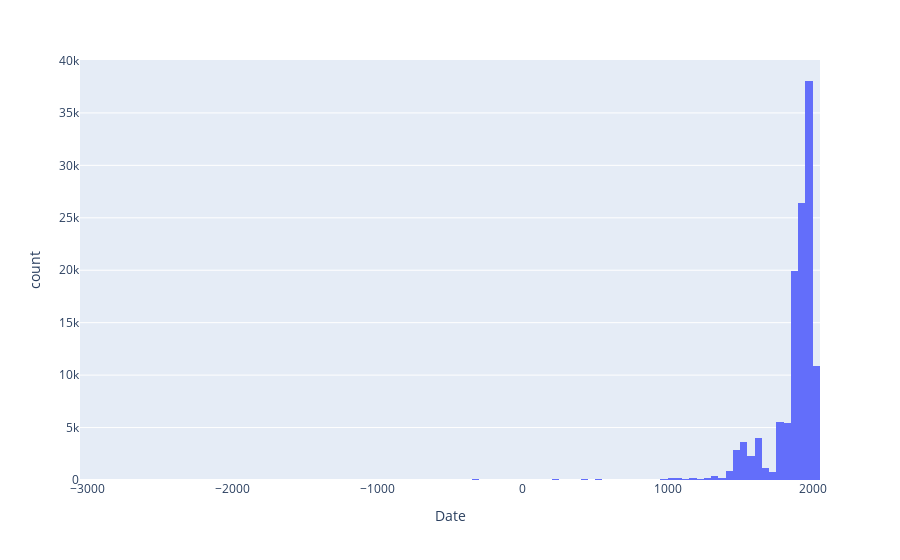

Notebook source saved alongside this figure:
### Markdown cell above
### 1. Trend in Number of Artworks Over Time

### Code cell
fig = px.histogram(wikiart,x='Date',nbins=int((2023 + 3050) / 20))
fig.show()

### Figure 1 — Plotly figure (JSON) as saved in the notebook; plotly's stock layout.template omitted (floating-point values rounded to 4 significant figures; data arrays with more than 128 entries replaced by an {"elided": "..."} marker saying what was removed)
{"data": [{"alignmentgroup": "True", "bingroup": "x", "hovertemplate": "Date=%{x}<br>count=%{y}<extra></extra>", "legendgroup": "", "marker": {"color": "#636efa", "pattern": {"shape": ""}}, "name": "", "nbinsx": 253, "offsetgroup": "", "orientation": "v", "showlegend": false, "type": "histogram", "x": {"elided": "124170 int values"}, "xaxis": "x", "yaxis": "y"}], "layout": {"barmode": "relative", "legend": {"tracegroupgap": 0}, "margin": {"t": 60}, "xaxis": {"anchor": "y", "domain": [0, 1], "title": {"text": "Date"}}, "yaxis": {"anchor": "x", "domain": [0, 1], "title": {"text": "count"}}}}
